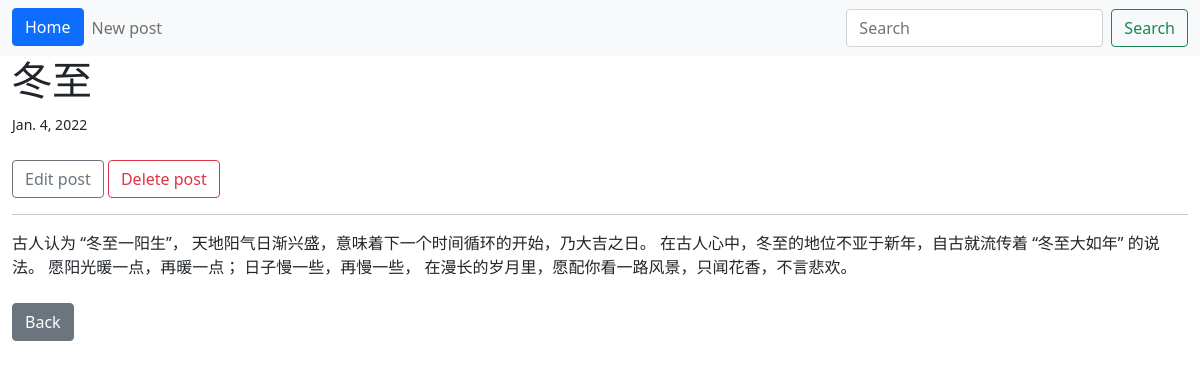
The app's page /article/2 with its own data.
### blog/models.py (models this page shows, shortened)
class Post(models.Model):
    title = models.CharField(max_length= 255)
    author = models.ForeignKey(User, on_delete= models.CASCADE)
    body = models.TextField(max_length= 7000)
    post_date = models.DateField(auto_now_add= True)

### blog/views.py (the view)
# urls.py: path('article/<int:pk>', ArticleDetailView.as_view(), name='article_detail'),
class ArticleDetailView(DetailView):
    model = Post
    template_name = 'article_detail.html'

### blog/templates/article_detail.html (shortened to what this page needs)
{%  extends 'base.html' %}
{%  block content %}
<h1> {{ post.title }} </h1>
<small> {{ post.post_date}} </small> <br/> <br/>
<a href ="{% url 'update_post' post.pk %}" class="btn btn-outline-secondary"> Edit post </a>
<a href ="{% url 'delete_post' post.pk %}" class="btn btn-outline-danger"> Delete post </a>
<br/>
<hr>
{{ post.body }}
<br/> <br/>
<a href="{% url 'home' %}" class="btn btn-secondary"> Back</a>
{%  endblock %}

### records on screen
Post: title "冬至", post_date "Jan. 4, 2022", body "古人认为 “冬至一阳生”， 天地阳气日渐兴盛，意味着下一个时间循环的开始，乃大吉之日。 在古人心中，冬至的地位不亚于新年，自古就流传着 “冬至大如年” 的说法。 愿阳光暖一点，再暖一点； 日子慢一些，再慢一些， 在漫长的岁月里，愿配你看一路风景，只闻花香，不言悲欢。"
